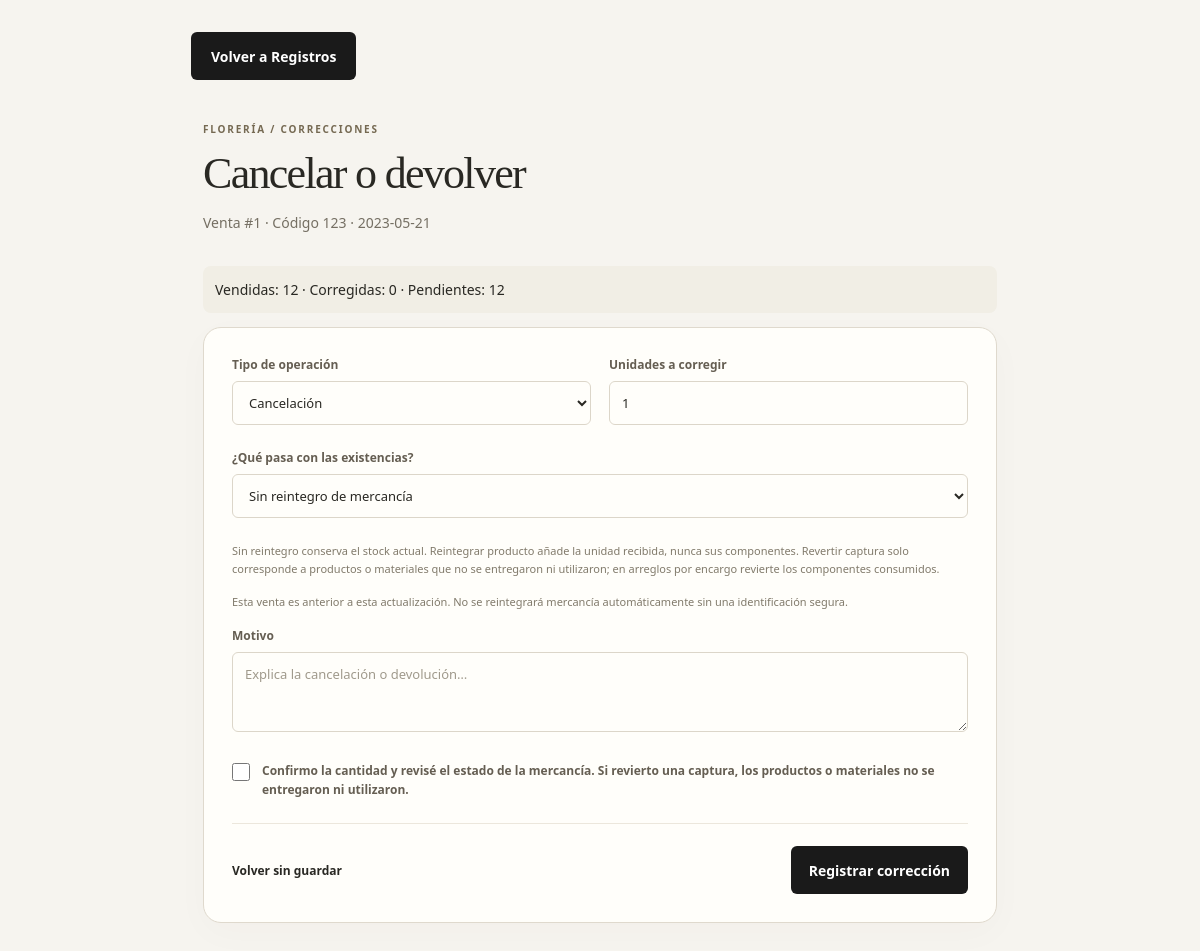
The page /Registros/devolucion.php?id=1 (signed in) on the database its author committed.
### tables this page shows
CREATE TABLE IF NOT EXISTS `registros` (
  `sku` varchar(50) DEFAULT NULL,
  `cantidad` int DEFAULT NULL,
  `fecha` date DEFAULT NULL,
  `usuario_id` int DEFAULT NULL
);

### backend/correcciones_ventas.php (called while the page is built, shortened)
<?php
require_once __DIR__ . '/inventario.php';
function saleForCorrection($conn, $id) {
    $stmt = $conn->prepare("SELECT r.*, (SELECT COALESCE(SUM(c.cantidad),0) FROM registros c WHERE c.venta_origen_id=r.id AND c.tipo IN ('Cancelación','Devolución')) AS cantidad_corregida FROM registros r WHERE r.id=? AND r.tipo='Venta'");
    $stmt->execute([$id]); $sale = $stmt->fetch(PDO::FETCH_ASSOC);
    $sale['pendientes'] = (int)$sale['cantidad'] - (int)$sale['cantidad_corregida'];
    return $sale;
}

### backend/inventario.php (called while the page is built, shortened)
<?php
function operationToken() { return bin2hex(random_bytes(24)); }

### Registros/devolucion.php (the view, shortened to what this page needs)
<?php
require_once __DIR__.'/../backend/auth.php';
require_once __DIR__.'/../backend/correcciones_ventas.php';
function esc($value) { return htmlspecialchars((string)$value,ENT_QUOTES,'UTF-8'); }
$id=filter_var($_GET['id']??null,FILTER_VALIDATE_INT,['options'=>['min_range'=>1]]);
$conn=inventoryDb();
try { $sale=saleForCorrection($conn,$id); } catch (DomainException $e) { http_response_code(404); exit(esc($e->getMessage())); }
$values=['tipo'=>'Cancelación','cantidad'=>'1','tratamiento'=>'sin_stock','motivo'=>'','operacion_id'=>operationToken()];
?>
<!doctype html><html lang="es"><head><link rel="stylesheet" href="../css/usuarios.css?v=<?= filemtime(__DIR__ . '/../css/usuarios.css') ?>"><link rel="stylesheet" href="../css/catalogo.css?v=<?= filemtime(__DIR__.'/../css/catalogo.css') ?>"></head><body><main class="catalog-page clean-workspace movement-page">
<a class="back-link" href="registros.php?fecha=<?= esc($sale['fecha']) ?>">Volver a Registros</a>
<header class="catalog-header"><div><span class="eyebrow">FLORERÍA / CORRECCIONES</span><h1>Cancelar o devolver</h1><p>Venta #<?= (int)$sale['id'] ?> · <?= esc($sale['nombre_snapshot'] ?? 'Código '.$sale['sku']) ?> · <?= esc($sale['fecha']) ?></p></div></header>
<p class="notice">Vendidas: <?= (int)$sale['cantidad'] ?> · Corregidas: <?= (int)$sale['cantidad_corregida'] ?> · Pendientes: <?= (int)$sale['pendientes'] ?></p>
<section class="user-card"><form method="post" class="product-form"><input type="hidden" name="csrf" value="<?= esc($_SESSION['csrf']) ?>"><input type="hidden" name="operacion_id" value="<?= esc($values['operacion_id']) ?>">
<div class="form-grid"><div class="field"><label for="tipo">Tipo de operación</label><select name="tipo" id="tipo"><?php foreach (['Cancelación','Devolución'] as $option): ?><option <?= $values['tipo']===$option?'selected':'' ?>><?= esc($option) ?></option><?php endforeach; ?></select></div><div class="field"><label for="cantidad">Unidades a corregir</label><input name="cantidad" id="cantidad" type="number" min="1" max="<?= (int)$sale['pendientes'] ?>" value="<?= esc($values['cantidad']) ?>" required></div></div>
<div class="field"><label for="tratamiento">¿Qué pasa con las existencias?</label><select name="tratamiento" id="tratamiento"><option value="sin_stock" <?= $values['tratamiento']==='sin_stock'?'selected':'' ?>>Sin reintegro de mercancía</option></select></div>
<p class="field-note">Sin reintegro conserva el stock actual. Reintegrar producto añade la unidad recibida, nunca sus componentes. Revertir captura solo corresponde a productos o materiales que no se entregaron ni utilizaron; en arreglos por encargo revierte los componentes consumidos.</p>
<?php if (!$sale['articulo_id']): ?><p class="field-note">Esta venta es anterior a esta actualización. No se reintegrará mercancía automáticamente sin una identificación segura.</p><?php endif; ?>
<div class="field"><label for="motivo">Motivo</label><textarea name="motivo" id="motivo" maxlength="400" rows="3" required placeholder="Explica la cancelación o devolución…"><?= esc($values['motivo']) ?></textarea></div>
<label class="confirmation-label"><input type="checkbox" name="confirmar" value="1" required> Confirmo la cantidad y revisé el estado de la mercancía. Si revierto una captura, los productos o materiales no se entregaron ni utilizaron.</label>
<div class="form-actions"><a class="back-link" href="registros.php?fecha=<?= esc($sale['fecha']) ?>">Volver sin guardar</a><button <?= $sale['pendientes']<=0?'disabled':'' ?>>Registrar corrección</button></div>
</form></section></main><script src="js/devolucion.js" defer></script></body></html>

### css/usuarios.css (style rules this page uses)
:root { font-family: "Segoe UI", Arial, sans-serif; color: #202727; background: #f3f5f4; font-synthesis: none; }
* { box-sizing: border-box; }
body { margin: 0; }
.back-link { display: inline-flex; gap: 10px; align-items: center; margin-bottom: 24px; color: #1a1a1a; text-decoration: none; font-size: 14px; font-weight: 600; }
.user-card { background: white; border: 1px solid #dde3df; border-radius: 18px; overflow: hidden; box-shadow: 0 12px 36px #20372a09; }
h1 { font-size: clamp(25px, 4vw, 32px); margin: 12px 0; font-weight: 650; letter-spacing: -.7px; line-height: 1.2; }
p { line-height: 1.65; }
.field { margin-bottom: 22px; }
label { display: block; margin-bottom: 8px; font-size: 14px; font-weight: 600; }
input, select { width: 100%; min-height: 46px; border: 1px solid #ced8d1; border-radius: 8px; padding: 11px 12px; background: white; color: #202727; font: inherit; font-size: 14px; }
input::placeholder { color: #818b85; }
button { display: flex; width: 100%; align-items: center; justify-content: space-between; min-height: 48px; border: 0; border-radius: 8px; padding: 12px 18px; background: #1a1a1a; color: white; font: inherit; font-size: 14px; font-weight: 600; cursor: pointer; }
.notice { padding: 12px; font-size: 14px; border-radius: 8px; }

### css/catalogo.css (style rules this page uses)
:root { color: #292823; background: #f6f4ef; }
.catalog-page { max-width: 1200px; margin: auto; padding: 32px 28px 64px; }
.catalog-page a, .catalog-page a:hover, .catalog-page a:visited { text-decoration: none; }
.back-link, .back-link:hover { color: #292823; }
.catalog-page > .back-link:not([href$="menu.php"]):not([href="consulta.php"]), .catalog-page > .back-link:not([href$="menu.php"]):not([href="consulta.php"]):visited { min-height: 48px; padding: 12px 20px; border-radius: 6px; background: #1a1a1a; color: #fff; justify-content: center; }
.catalog-header { display: flex; justify-content: space-between; align-items: flex-end; gap: 24px; margin: 12px 0 32px; }
.eyebrow { font-size: 10px; letter-spacing: 1.8px; font-weight: 700; color: #756952; }
.catalog-header h1 { font-family: Georgia, serif; font-size: clamp(30px, 4vw, 44px); font-weight: 400; letter-spacing: -1.7px; margin: 10px 0; }
.catalog-header p { color: #756f63; font-size: 14px; margin: 0; }
.product-form { padding: 34px 40px; }
.form-grid { display: grid; clear: both; grid-template-columns: repeat(2, minmax(0, 1fr)); gap: 20px 18px; }
.field { margin: 0; clear: both; }
label { font-size: 13px; font-weight: 600; color: #4b463c; }
input, select, textarea { background: #fffefa; color: #292823; border: 1px solid #dcd6c9; border-radius: 6px; min-height: 44px; font-size: 13px; }
input::placeholder, textarea::placeholder { color: #a09a8c; }
textarea { width: 100%; padding: 12px; font: inherit; font-size: 13px; resize: vertical; }
.field-note { clear: both; font-size: 11px; color: #817a6b; margin: 10px 0 16px; line-height: 1.6; }
.form-actions { display: flex; justify-content: space-between; align-items: center; gap: 24px; padding-top: 0; }
.form-actions button { width: auto; border-radius: 6px; justify-content: center; }
.form-actions a { margin: 0; font-size: 12px; }
button { background: #1a1a1a; }
.notice { background: #f1eee5; }
.movement-page { max-width: 850px; }
.movement-page .product-form > .field, .movement-page .form-grid { margin-bottom: 24px; }
.confirmation-label { display: flex; align-items: flex-start; gap: 12px; margin: 24px 0; line-height: 1.6; }
.confirmation-label input { width: 18px; min-height: 18px; height: 18px; flex: 0 0 18px; margin: 2px 0 0; }
.movement-page .confirmation-label { margin-bottom: 24px; }
.clean-workspace .user-card { background: #fffefa; border: 1px solid #dfd9cd; border-radius: 18px; box-shadow: 0 10px 36px #463d2c06; }
.clean-workspace .product-form { padding: 28px; }
.clean-workspace label { font-size: 12px; color: #655e52; }
.clean-workspace input, .clean-workspace select, .clean-workspace textarea { background: #fffefa; }
.clean-workspace .form-actions { border-top: 1px solid #ece7dc; padding-top: 22px; margin-top: 20px; }
.catalog-page.clean-workspace > .back-link, .catalog-page.clean-workspace > .back-link:visited { min-height: 44px; padding: 8px 12px; margin-left: -12px; border: 0; border-radius: 6px; background: transparent; color: #292823; }

### rows shown on the page
registros: id "1", nombre_snapshot+sku "Código 123", fecha "2023-05-21", cantidad "12"

### other values the page prints
$sale['cantidad_corregida'] "0"
form field tipo "Cancelación"
